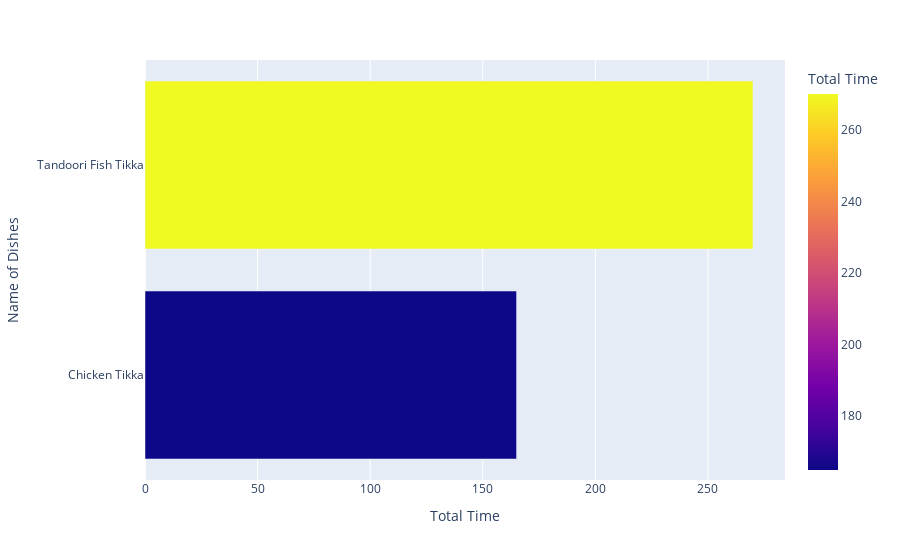

The code cell stored with this chart in its notebook:
### Markdown cell above
### total time had taken by starter to cook...

### Code cell
fig=px.bar(data_frame=starter,x='total_time',y='name',color='total_time',
          orientation='h',labels={'name':'Name of Dishes','total_time':'Total Time '})
fig.show()

### Figure 1 — Plotly figure (JSON) as saved in the notebook; plotly's stock layout.template omitted (floating-point values rounded to 4 significant figures)
{"data": [{"alignmentgroup": "True", "hovertemplate": "Total Time =%{marker.color}<br>Name of Dishes=%{y}<extra></extra>", "legendgroup": "", "marker": {"color": [165, 270], "coloraxis": "coloraxis"}, "name": "", "offsetgroup": "", "orientation": "h", "showlegend": false, "textposition": "auto", "type": "bar", "x": [165, 270], "xaxis": "x", "y": ["Chicken Tikka", "Tandoori Fish Tikka"], "yaxis": "y"}], "layout": {"barmode": "relative", "coloraxis": {"colorbar": {"title": {"text": "Total Time "}}, "colorscale": [[0, "#0d0887"], [0.1111, "#46039f"], [0.2222, "#7201a8"], [0.3333, "#9c179e"], [0.4444, "#bd3786"], [0.5556, "#d8576b"], [0.6667, "#ed7953"], [0.7778, "#fb9f3a"], [0.8889, "#fdca26"], [1, "#f0f921"]]}, "legend": {"tracegroupgap": 0}, "margin": {"t": 60}, "xaxis": {"anchor": "y", "domain": [0, 1], "title": {"text": "Total Time "}}, "yaxis": {"anchor": "x", "domain": [0, 1], "title": {"text": "Name of Dishes"}}}}
